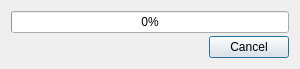
<?xml version="1.0" encoding="UTF-8"?>
<ui version="4.0">
 <class>ProgressAndSpeedDialog</class>
 <widget class="QDialog" name="ProgressAndSpeedDialog">
  <property name="geometry">
   <rect>
    <x>0</x>
    <y>0</y>
    <width>300</width>
    <height>65</height>
   </rect>
  </property>
  <property name="sizePolicy">
   <sizepolicy hsizetype="Fixed" vsizetype="Fixed">
    <horstretch>0</horstretch>
    <verstretch>0</verstretch>
   </sizepolicy>
  </property>
  <property name="minimumSize">
   <size>
    <width>300</width>
    <height>0</height>
   </size>
  </property>
  <property name="modal">
   <bool>true</bool>
  </property>
  <layout class="QVBoxLayout" name="verticalLayout">
   <property name="spacing">
    <number>3</number>
   </property>
   <item>
    <widget class="QProgressBar" name="PBR">
     <property name="value">
      <number>0</number>
     </property>
     <property name="alignment">
      <set>Qt::AlignCenter</set>
     </property>
    </widget>
   </item>
   <item>
    <widget class="QDialogButtonBox" name="resultBBX">
     <property name="orientation">
      <enum>Qt::Horizontal</enum>
     </property>
     <property name="standardButtons">
      <set>QDialogButtonBox::Cancel</set>
     </property>
    </widget>
   </item>
  </layout>
 </widget>
 <resources/>
 <connections>
  <connection>
   <sender>resultBBX</sender>
   <signal>accepted()</signal>
   <receiver>ProgressAndSpeedDialog</receiver>
   <slot>accept()</slot>
   <hints>
    <hint type="sourcelabel">
     <x>257</x>
     <y>55</y>
    </hint>
    <hint type="destinationlabel">
     <x>157</x>
     <y>64</y>
    </hint>
   </hints>
  </connection>
  <connection>
   <sender>resultBBX</sender>
   <signal>rejected()</signal>
   <receiver>ProgressAndSpeedDialog</receiver>
   <slot>reject()</slot>
   <hints>
    <hint type="sourcelabel">
     <x>325</x>
     <y>55</y>
    </hint>
    <hint type="destinationlabel">
     <x>286</x>
     <y>64</y>
    </hint>
   </hints>
  </connection>
 </connections>
</ui>
